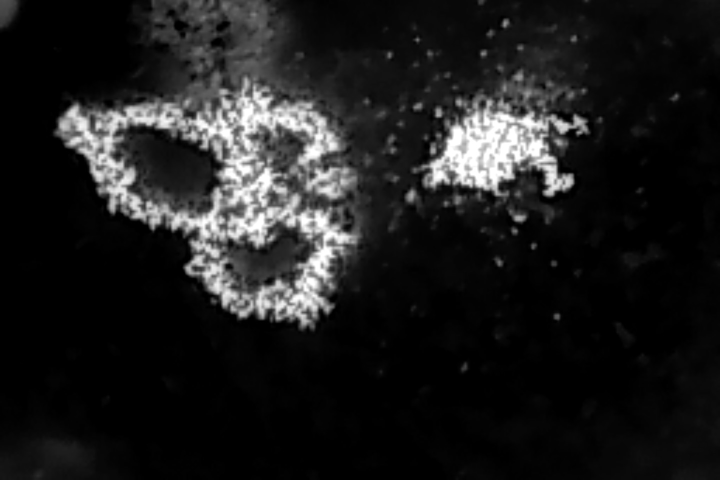
#> input picture single/images/case1.jpg, 1440 x 960 px (shown at 1/2 size); its folder holds 4 pictures in this run
$ python image_processor.py   (Python 2 division)
#> lines starting #> are read from the running program, lines starting #| are printed output that depends on the picture; after the words box and inside, x2 and y2 are one past the last pixel; in counts of white or black regions, pixels touching at a corner belong together
#> (reads single/metadata.json from the repository)
from typing import List, Tuple
import numpy as np
import cv2
import json

# Placeholder for the latlon2pixel function
def latlon2pixel(lat0, lon0, lat, lon, x, y, yaw, H_resolution, V_resolution):
    # Add your implementation of converting lat/lon to pixel coordinates here
    # This is a dummy implementation for illustration purposes
    return lat0 + (y / H_resolution), lon0 + (x / V_resolution)

class ImageProcessor:
    def __init__(self, image_path: str, latitude: float, longitude: float, yaw: int, area_threshold: float):
#> called with image_path = 'images/case1.jpg', latitude = 33.97, longitude = -118.4, yaw = 180, area_threshold = 500
        self.image = cv2.imread(image_path, cv2.IMREAD_GRAYSCALE)
#> self.image is the input picture: shape (960, 1440); min 0, max 255, mean 29.7
        self.latitude = latitude
        self.longitude = longitude
        self.yaw = yaw
        self.area_threshold = area_threshold
        self.contours = self.detect_contours()

    def detect_contours(self) -> List[np.ndarray]:
        _, thresh = cv2.threshold(self.image, 0, 255, cv2.THRESH_OTSU)
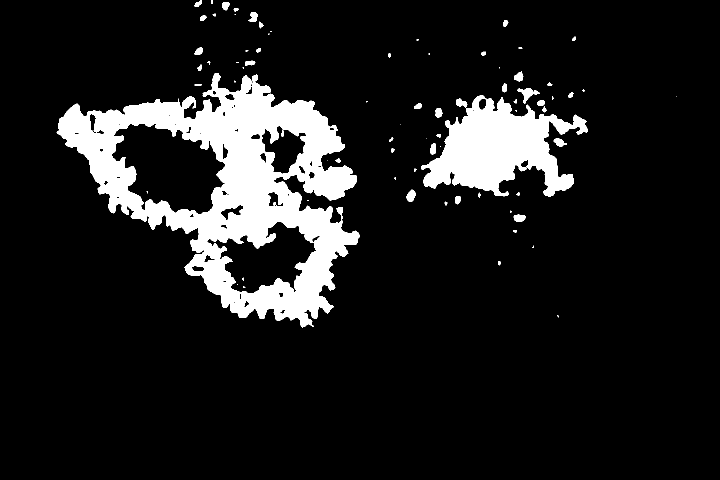
#> thresh: shape (960, 1440) (shown at 1/2 size); 11.3% white; 77 white regions (29 under 20 px)
        contours, _ = cv2.findContours(thresh, cv2.RETR_EXTERNAL, cv2.CHAIN_APPROX_SIMPLE)
#> contours = 70 contours, 28 with area under 20; largest, box (x1, y1, x2, y2) and area: (113, 146, 720, 655) 166485, (843, 190, 1176, 393) 34300, (1034, 176, 1080, 207) 462, (813, 379, 831, 403) 279, (1027, 429, 1052, 443) 246
        filtered_contours = [c for c in contours if cv2.contourArea(c) > self.area_threshold]
#> filtered_contours = 2 contours; box (x1, y1, x2, y2) and area: (113, 146, 720, 655) 166485, (843, 190, 1176, 393) 34300
        return sorted(filtered_contours, key=cv2.contourArea, reverse=True)

    def get_main_contour_mask(self) -> np.ndarray:
        mask = np.zeros_like(self.image)
        if self.contours:
            cv2.drawContours(mask, [self.contours[0]], -1, (255), thickness=cv2.FILLED)
        return mask

    def geolocate_contours(self, H_resolution: float, V_resolution: float) -> List[Tuple[float, float]]:
        geolocations = []
        for contour in self.contours:
            for point in contour:
                lat, lon = latlon2pixel(self.latitude, self.longitude, 0, 0, point[0][0], point[0][1], self.yaw, H_resolution, V_resolution)
                geolocations.append((lat, lon))
        return geolocations

    def calculate_homography(self, other_image: 'ImageProcessor') -> np.ndarray:
        kp1a, kp1b, gm = find_goodmatches(self.image, other_image.image, self.get_main_contour_mask(), other_image.get_main_contour_mask(), 0.75)
        src_pts = np.float32([kp1a[m.queryIdx].pt for m in gm]).reshape(-1, 1, 2)
        dst_pts = np.float32([kp1b[m.trainIdx].pt for m in gm]).reshape(-1, 1, 2)
        H, _ = cv2.findHomography(src_pts, dst_pts, cv2.RANSAC, 5.0)
        return H

    def apply_homography(self, H: np.ndarray, points: np.ndarray) -> np.ndarray:
        return cv2.perspectiveTransform(points, H)

def load_metadata(metadata_path: str):
    with open(metadata_path, 'r') as file:
        data = json.load(file)
    return data['images']

def find_goodmatches(im1a, im1b, mask1, mask2, RATIO):
    sift = cv2.SIFT_create()
    kp1a, des1a = sift.detectAndCompute(im1a, mask1)
    kp1b, des1b = sift.detectAndCompute(im1b, mask2)
    bf = cv2.BFMatcher()
    matches = bf.knnMatch(des1a, des1b, k=2)
    good_matches = [m for m, n in matches if m.distance < RATIO * n.distance]
    return kp1a, kp1b, good_matches

def main():
    metadata = load_metadata("metadata.json")
    area_threshold = 500  # Adjust this threshold based on your needs
    images = [ImageProcessor(img_data['path'], img_data['latitude'], img_data['longitude'], img_data['yaw'], area_threshold) for img_data in metadata]
#> in __init__, `self.contours = self.detect_contours()`: self.contours has the same summary as filtered_contours in detect_contours
#> call 2 of __init__, with image_path = 'images/case2.jpg', latitude = 33.97, longitude = -118.4, yaw = 180, area_threshold = 500
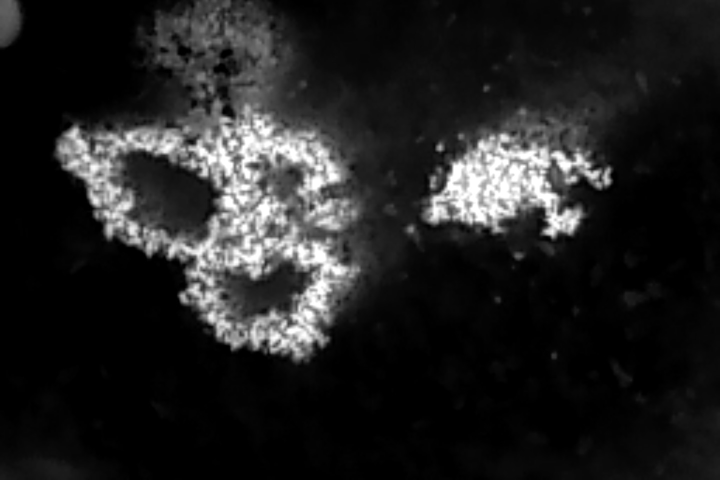
#> input picture single/images/case2.jpg, 1440 x 960 px (shown at 1/2 size)
#> in __init__, self.image is the input picture: shape (960, 1440); min 0, max 255, mean 33.7
#> in detect_contours (call 2), `_, thresh = cv2.threshold(self.image, 0, 255, cv2.THRESH_OTSU)`:
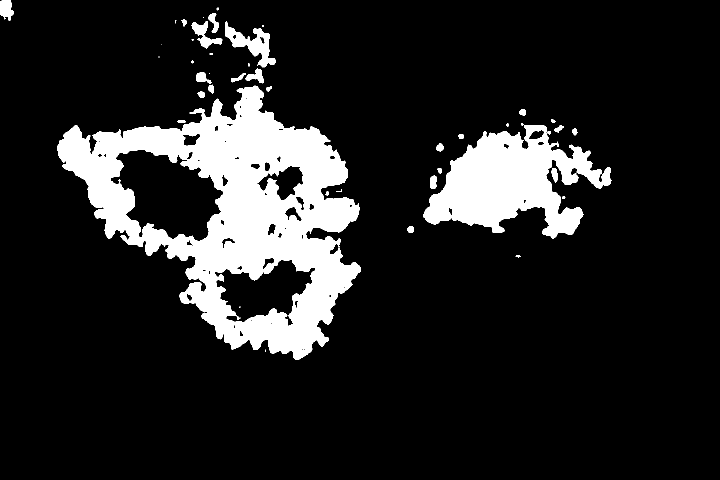
#> thresh: shape (960, 1440) (shown at 1/2 size); 13.7% white; 49 white regions (17 under 20 px)
#> in detect_contours (call 2), `contours, _ = cv2.findContours(thresh, cv2.RETR_EXTERNAL, cv2.CHAIN_AP..`: contours = 47 contours, 18 with area under 20; largest, box (x1, y1, x2, y2) and area: (114, 171, 722, 720) 182139, (847, 250, 1223, 477) 43270, (450, 43, 552, 135) 3212, (383, 42, 445, 98) 1088, (0, 0, 27, 42) 750
#> in detect_contours (call 2), `filtered_contours = [c for c in contours if cv2.contourArea(c) > self...`: filtered_contours = 5 contours; box (x1, y1, x2, y2) and area: (114, 171, 722, 720) 182139, (847, 250, 1223, 477) 43270, (450, 43, 552, 135) 3212, (383, 42, 445, 98) 1088, (0, 0, 27, 42) 750
#> in __init__ (call 2), `self.contours = self.detect_contours()`: self.contours has the same summary as filtered_contours in detect_contours

    global_canvas = np.zeros((10000, 10000, 3), dtype=np.uint8)
    all_transformed_contours = []

    for i in range(len(images) - 1):
        for j in range(i + 1, len(images)):
            H = images[i].calculate_homography(images[j])
            for contour in images[i].contours:
                contour = np.array(contour, dtype=np.float32).reshape(-1, 1, 2)
                transformed_contour = images[i].apply_homography(H, contour)
                all_transformed_contours.append(transformed_contour)

                # Display the original contour
                original_image = cv2.cvtColor(images[i].image, cv2.COLOR_GRAY2BGR)
                cv2.drawContours(original_image, [np.int32(contour)], -1, (0, 255, 0), 3)
                cv2.imshow("Original Contour", original_image)
                cv2.waitKey(0)

                # Display the transformed contour
                transformed_image = cv2.cvtColor(images[j].image, cv2.COLOR_GRAY2BGR)
                cv2.drawContours(transformed_image, [np.int32(transformed_contour)], -1, (0, 255, 0), 3)
                cv2.imshow("Transformed Contour", transformed_image)
                cv2.waitKey(0)
#> this loop made 1 pass
#> pass 1, in main, `cv2.imshow("Original Contour", original_image)`:
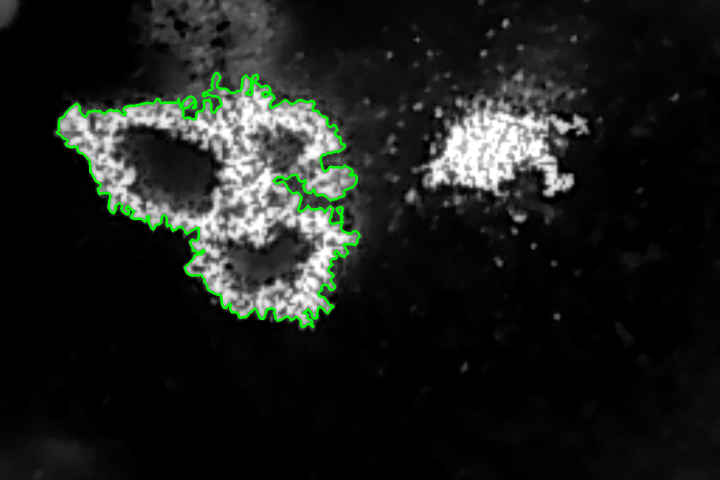
#> window 'Original Contour': shape (960, 1440, 3) (shown at 1/2 size); mean B, G, R 28.5, 31.6, 28.5
#> pass 1, in main, `cv2.imshow("Transformed Contour", transformed_image)`:
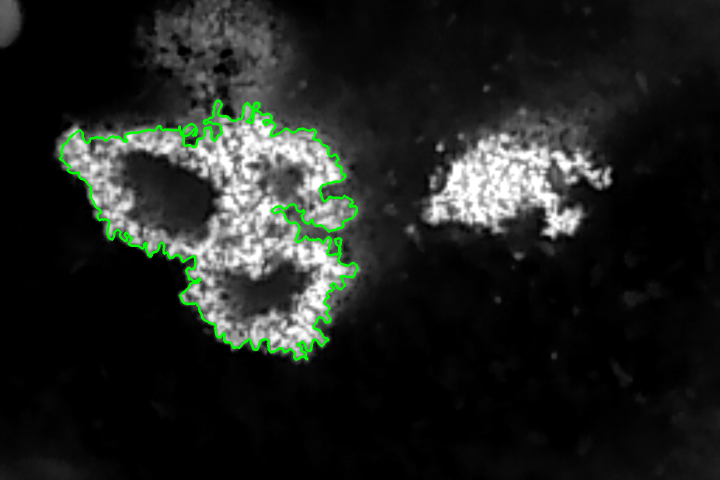
#> window 'Transformed Contour': shape (960, 1440, 3) (shown at 1/2 size); mean B, G, R 32.3, 35.5, 32.3
#> pass 1, in main, `cv2.imshow("Original Contour", original_image)`:
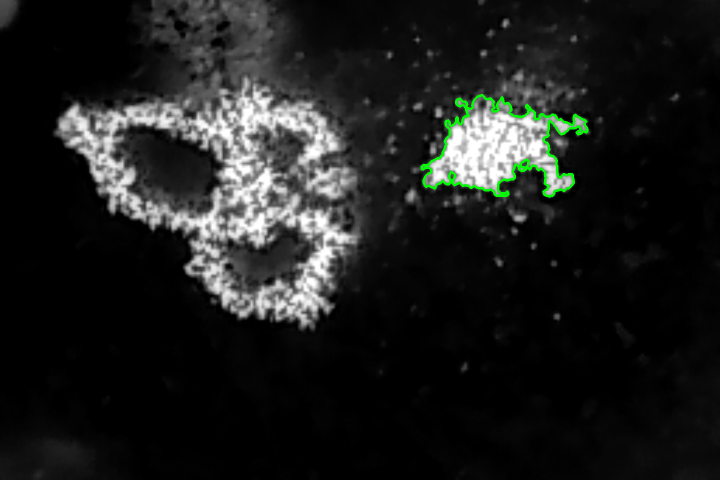
#> window 'Original Contour': shape (960, 1440, 3) (shown at 1/2 size); mean B, G, R 29.1, 30.6, 29.1

    if all_transformed_contours:
        for contour in all_transformed_contours:
            cv2.drawContours(global_canvas, [np.int32(contour)], -1, (0, 255, 0), 3)
#> this loop made 2 passes
    else:
        print("No transformed contours found.")

    cv2.imshow("Global Canvas with Hotspots", global_canvas)
    cv2.waitKey(0)
    cv2.destroyAllWindows()

if __name__ == "__main__":
    main()
